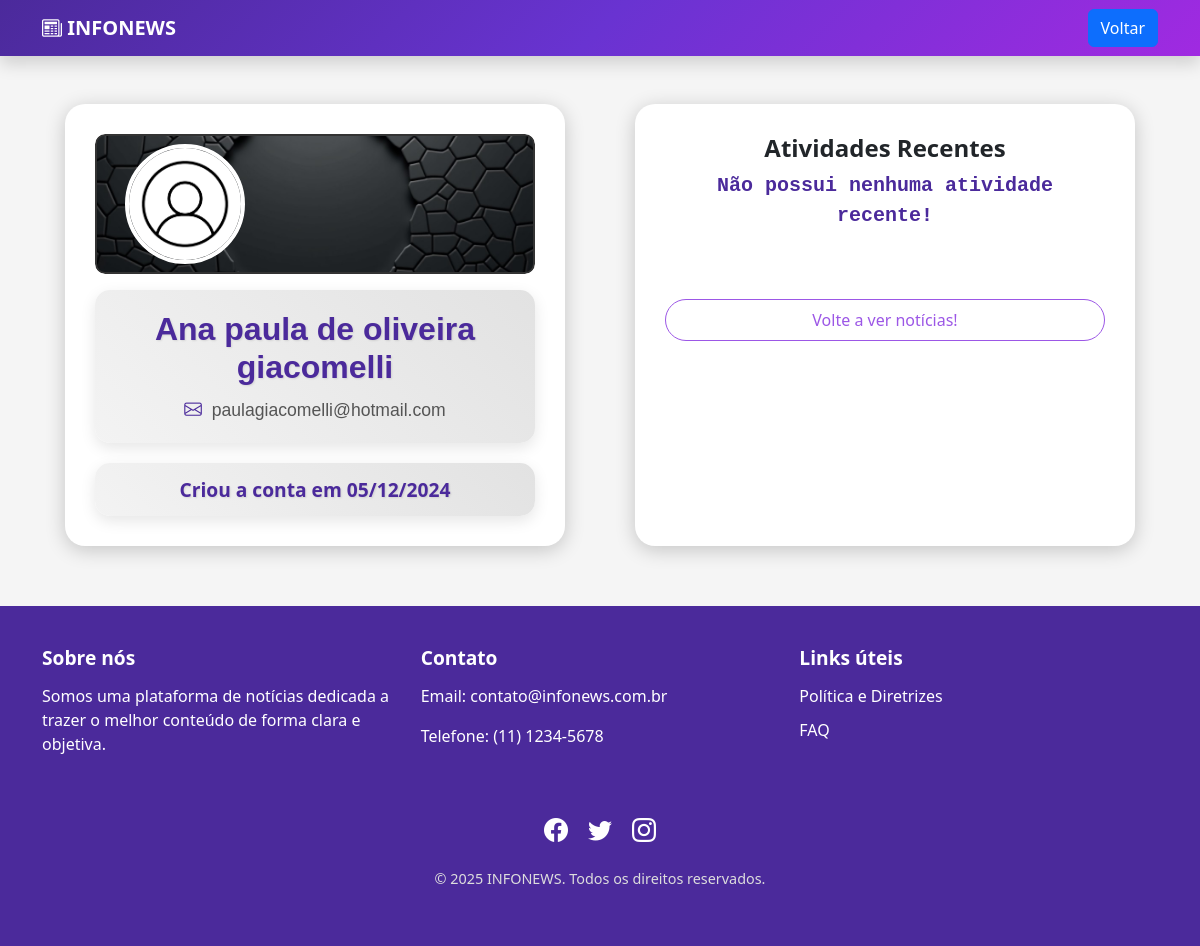
Screenshot of /userAccount.php?id=11 (signed in) with the database file from the repository.
### tables this page shows
CREATE TABLE `usuarios` (
  `usu_codigo` int(11) NOT NULL,
  `usu_nome` varchar(100) NOT NULL,
  `usu_email` varchar(150) NOT NULL,
  `usu_senha` varchar(255) NOT NULL,
  `created_at` timestamp NOT NULL DEFAULT current_timestamp(),
  `updated_at` timestamp NOT NULL DEFAULT current_timestamp() ON UPDATE current_timestamp(),
  `usu_nivel` varchar(50) DEFAULT NULL,
  `usu_foto` varchar(255) DEFAULT NULL,
  `usu_foto_de_fundo` varchar(255) DEFAULT NULL
);

### userAccount.php (the view, shortened to what this page needs)
<?php
$usu_codigo = intval($_GET['id']);
$conexao = conexao::getInstance();
$sqlUsuario = 'SELECT * FROM usuarios u WHERE u.usu_codigo = :id';
$stmt = $conexao->prepare($sqlUsuario);
$stmt->bindParam(':id', $usu_codigo, PDO::PARAM_INT);
$stmt->execute();
$usuario = $stmt->fetch(PDO::FETCH_ASSOC);
$sqlAtividades = "SELECT c.com_conteudo, n.not_titulo, n.not_codigo, c.com_criadoem
                  FROM comentarios c
                  INNER JOIN noticias n ON c.not_codigo = n.not_codigo
                  WHERE c.usu_codigo = :usuario_id
                  AND c.com_criadoem > NOW() - INTERVAL 3 HOUR
                  ORDER BY c.com_criadoem DESC";
$stmtAtividades = $conexao->prepare($sqlAtividades);
$stmtAtividades->bindParam(':usuario_id', $usu_codigo, PDO::PARAM_INT);
$stmtAtividades->execute();
$atividades = $stmtAtividades->fetchAll(PDO::FETCH_ASSOC);
?>
<!DOCTYPE html>
<html lang="pt">
<head>
    <link href="https://cdn.jsdelivr.net/npm/bootstrap@5.3.0/dist/css/bootstrap.min.css" rel="stylesheet">
    <link rel="stylesheet" href="https://cdn.jsdelivr.net/npm/bootstrap-icons/font/bootstrap-icons.css">
</head>
<body>
    <?php include 'header.php'; ?>
    <div class="container mt-5">
        <div class="row justify-content-around">
            <div class="perfil-container">
                <div class="perfil-header">
                    <div class="profile-pic">
                        <div class="background"></div>
                        <?php if ($usuario['usu_foto'] == null) : ?>
                            <img src="img/perfil-padrao.png" alt="Foto de perfil de <?= htmlspecialchars($usuario['usu_nome']) ?>" class="perfil-pic">
                        <?php else : ?>
                            <img src="<?= $usuario['usu_foto'] ?>" alt="Foto de perfil de <?= htmlspecialchars($usuario['usu_nome']) ?>" class="perfil-pic">
                        <?php endif; ?>
                    </div>
                </div>
                <div class="perfil-info mt-3">
                    <h1><?= htmlspecialchars($usuario['usu_nome']) ?></h1>
                    <p><i class="bi bi-envelope"></i> <?= htmlspecialchars($usuario['usu_email']) ?></p>
                </div>
                <div class="perfil-footer">
                    <h3>Criou a conta em <?= date('d/m/Y', strtotime($usuario['created_at'])) ?></h3>
                </div>
            </div>
            <div class="perfil-container">
                <h4 class="text-center fw-bold">Atividades Recentes</h4>
                <?php if (count($atividades) > 0) : ?>
                    <ul class="activity-list">
                        <?php foreach ($atividades as $atividade) : ?>
                            <li>
                                <span class="activity-text">Comentou em "<a href="detalhesnoticias.php?id=<?= $atividade['not_codigo'] ?>" style="color:black;"><strong><?= htmlspecialchars($atividade['not_titulo']) ?></strong></a>"</span>
                                <a href="detalhesnoticias.php?id=<?= $atividade['not_codigo'] ?>" class="btn-access">Acessar</a>
                            </li>
                        <?php endforeach; ?>
                    </ul>
                <?php else : ?>
                    <p class="without-activities">
                        Não possui nenhuma atividade recente!
                    </p>
                    <a href="index.php" class="btn-access text-center mt-5">Volte a ver notícias!</a>
                <?php endif; ?>
            </div>
        </div>
    </div>
    <?php include 'footer.php'; ?>
</body>
</html>

### rows the page displays
usuarios: usu_nome "Ana paula de oliveira giacomelli", usu_email "paulagiacomelli@hotmail.com", created_at "05/12/2024"
